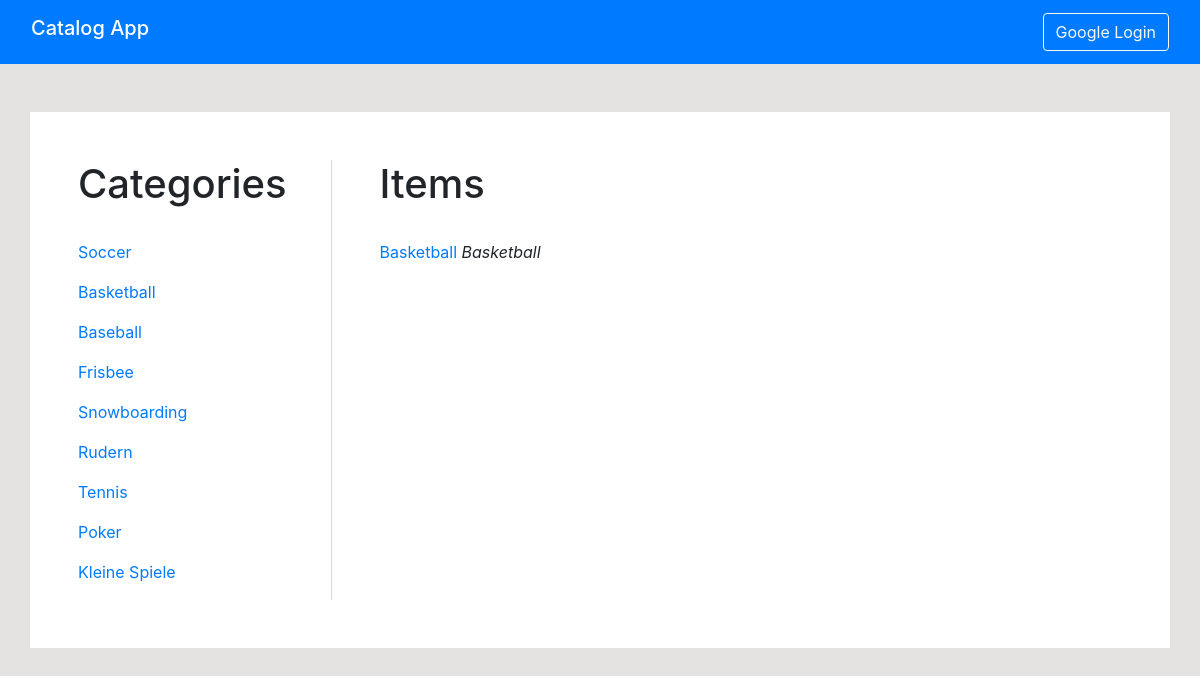
The app's page /catalog/2/items/, older data.
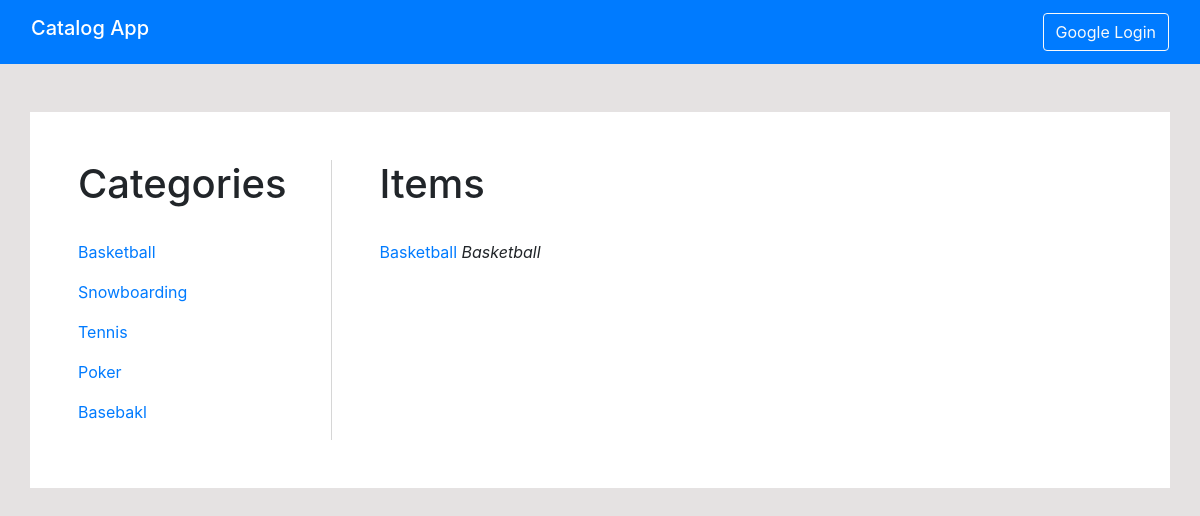
The same page, newer data.
### app/models.py (models this page shows, shortened)
class Category(db.Model):
    id = db.Column(db.Integer, primary_key=True)
    title = db.Column(db.String(64), index=True, unique=True)
    items = db.relationship('Item', backref='category', lazy='dynamic')

class Item(db.Model):
    id = db.Column(db.Integer, primary_key=True)
    title = db.Column(db.String(64), index=True, unique=True)
    description = db.Column(db.String(140))
    category_id = db.Column(db.Integer(), db.ForeignKey('category.id'))

### app/routes.py (the view)
@app.route('/catalog/<category_id>/items/')
def category(category_id):
    categories = Category.query.all()
    category = Category.query.get(category_id)
    items = Item.query.filter_by(category=category)
    return render_template('category.html', title='Catalog App',
                           categories=categories, items=items)

### app/templates/category.html
{% extends "base.html" %}
{% block content %}
        <div class="row">
            <div class="col-md-3" style="border-right: 1px solid #D6D6D6;">
                <h1>Categories</h1>
                <br>
                {% for category in categories %}
                <div>
                    <p>
                        <a href="{{url_for('category', category_id = category.id)}}">
                            {{category.title}}
                        </a>
                    </p>
                </div>
                {% endfor %}
            </div>
            <div class="col-md-9  pl-5">
                <h1>Items</h1>
                <br>
                {% for item in items %}
                <div>
                    <p>
                        <a href="{{ url_for('item', category_id = item.category.id, item_id = item.id)}}">
                            {{item.title}}
                        </a>
                        <span class="font-italic">
                        {{item.category.title}}
                        </span>
                    </p>
                </div>
                {% endfor %}
            </div>
        </div>
{% endblock %}

Row changes from the older to the newer data that the page shows:
removed Category: title "Soccer"
removed Category: title "Baseball"
removed Category: title "Frisbee"
removed Category: title "Rudern"
changed Category: title "Kleine Spiele" → "Basebakl"
